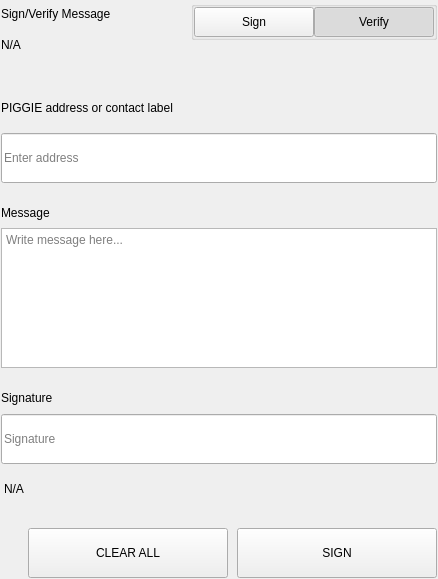
<?xml version="1.0" encoding="UTF-8"?>
<ui version="4.0">
 <class>SettingsSignMessageWidgets</class>
 <widget class="QWidget" name="SettingsSignMessageWidgets">
  <property name="geometry">
   <rect>
    <x>0</x>
    <y>0</y>
    <width>438</width>
    <height>579</height>
   </rect>
  </property>
  <property name="windowTitle">
   <string>Form</string>
  </property>
  <layout class="QVBoxLayout" name="verticalLayout">
   <property name="spacing">
    <number>0</number>
   </property>
   <property name="leftMargin">
    <number>0</number>
   </property>
   <property name="topMargin">
    <number>0</number>
   </property>
   <property name="rightMargin">
    <number>0</number>
   </property>
   <property name="bottomMargin">
    <number>0</number>
   </property>
   <item>
    <widget class="QWidget" name="left" native="true">
     <layout class="QVBoxLayout" name="verticalLayout_3">
      <property name="leftMargin">
       <number>0</number>
      </property>
      <property name="topMargin">
       <number>0</number>
      </property>
      <property name="rightMargin">
       <number>0</number>
      </property>
      <property name="bottomMargin">
       <number>0</number>
      </property>
      <item>
       <widget class="QWidget" name="container_sign" native="true">
        <layout class="QVBoxLayout" name="verticalLayout_2">
         <property name="spacing">
          <number>0</number>
         </property>
         <property name="leftMargin">
          <number>1</number>
         </property>
         <property name="topMargin">
          <number>1</number>
         </property>
         <property name="rightMargin">
          <number>1</number>
         </property>
         <property name="bottomMargin">
          <number>1</number>
         </property>
         <item>
          <layout class="QHBoxLayout" name="horizontalLayout_3" stretch="3,1">
           <property name="spacing">
            <number>40</number>
           </property>
           <item>
            <layout class="QVBoxLayout" name="verticalLayoutTitle">
             <property name="spacing">
              <number>5</number>
             </property>
             <item>
              <widget class="QLabel" name="labelTitle">
               <property name="text">
                <string>Sign/Verify Message</string>
               </property>
              </widget>
             </item>
             <item>
              <widget class="QLabel" name="labelSubtitle1">
               <property name="text">
                <string notr="true">N/A</string>
               </property>
               <property name="wordWrap">
                <bool>true</bool>
               </property>
              </widget>
             </item>
            </layout>
           </item>
           <item alignment="Qt::AlignRight|Qt::AlignTop">
            <widget class="QWidget" name="containerSwitch" native="true">
             <property name="styleSheet">
              <string notr="true">#containerSwitch{
	padding-top:9px;
}</string>
             </property>
             <layout class="QVBoxLayout" name="verticalLayout_6">
              <property name="spacing">
               <number>4</number>
              </property>
              <property name="leftMargin">
               <number>0</number>
              </property>
              <property name="topMargin">
               <number>0</number>
              </property>
              <property name="rightMargin">
               <number>0</number>
              </property>
              <property name="bottomMargin">
               <number>0</number>
              </property>
              <item alignment="Qt::AlignRight">
               <widget class="QGroupBox" name="groupBox">
                <property name="sizePolicy">
                 <sizepolicy hsizetype="Fixed" vsizetype="Preferred">
                  <horstretch>0</horstretch>
                  <verstretch>0</verstretch>
                 </sizepolicy>
                </property>
                <property name="title">
                 <string/>
                </property>
                <property name="alignment">
                 <set>Qt::AlignRight|Qt::AlignTop|Qt::AlignTrailing</set>
                </property>
                <layout class="QHBoxLayout" name="horizontalLayout_4">
                 <property name="spacing">
                  <number>0</number>
                 </property>
                 <property name="leftMargin">
                  <number>0</number>
                 </property>
                 <property name="topMargin">
                  <number>0</number>
                 </property>
                 <property name="rightMargin">
                  <number>0</number>
                 </property>
                 <property name="bottomMargin">
                  <number>0</number>
                 </property>
                 <item>
                  <widget class="QPushButton" name="pushSign">
                   <property name="minimumSize">
                    <size>
                     <width>120</width>
                     <height>30</height>
                    </size>
                   </property>
                   <property name="maximumSize">
                    <size>
                     <width>120</width>
                     <height>30</height>
                    </size>
                   </property>
                   <property name="focusPolicy">
                    <enum>Qt::NoFocus</enum>
                   </property>
                   <property name="text">
                    <string>Sign</string>
                   </property>
                   <property name="checkable">
                    <bool>true</bool>
                   </property>
                   <property name="autoExclusive">
                    <bool>true</bool>
                   </property>
                  </widget>
                 </item>
                 <item>
                  <widget class="QPushButton" name="pushVerify">
                   <property name="minimumSize">
                    <size>
                     <width>120</width>
                     <height>30</height>
                    </size>
                   </property>
                   <property name="maximumSize">
                    <size>
                     <width>120</width>
                     <height>30</height>
                    </size>
                   </property>
                   <property name="focusPolicy">
                    <enum>Qt::NoFocus</enum>
                   </property>
                   <property name="text">
                    <string>Verify</string>
                   </property>
                   <property name="checkable">
                    <bool>true</bool>
                   </property>
                   <property name="checked">
                    <bool>true</bool>
                   </property>
                   <property name="autoExclusive">
                    <bool>true</bool>
                   </property>
                  </widget>
                 </item>
                </layout>
               </widget>
              </item>
              <item alignment="Qt::AlignHCenter|Qt::AlignTop">
               <widget class="QLabel" name="labelSubtitleSwitch">
                <property name="text">
                 <string/>
                </property>
                <property name="alignment">
                 <set>Qt::AlignRight|Qt::AlignTrailing|Qt::AlignVCenter</set>
                </property>
               </widget>
              </item>
             </layout>
            </widget>
           </item>
          </layout>
         </item>
         <item>
          <spacer name="verticalSpacer_2">
           <property name="orientation">
            <enum>Qt::Vertical</enum>
           </property>
           <property name="sizeType">
            <enum>QSizePolicy::Fixed</enum>
           </property>
           <property name="sizeHint" stdset="0">
            <size>
             <width>20</width>
             <height>40</height>
            </size>
           </property>
          </spacer>
         </item>
         <item>
          <widget class="QWidget" name="containerAddress" native="true">
           <property name="sizePolicy">
            <sizepolicy hsizetype="Preferred" vsizetype="Fixed">
             <horstretch>0</horstretch>
             <verstretch>0</verstretch>
            </sizepolicy>
           </property>
           <layout class="QVBoxLayout" name="verticalLayout_5" stretch="0,0">
            <property name="spacing">
             <number>15</number>
            </property>
            <property name="leftMargin">
             <number>0</number>
            </property>
            <property name="topMargin">
             <number>0</number>
            </property>
            <property name="rightMargin">
             <number>0</number>
            </property>
            <property name="bottomMargin">
             <number>0</number>
            </property>
            <item>
             <widget class="QLabel" name="labelSubtitleAddress">
              <property name="minimumSize">
               <size>
                <width>0</width>
                <height>20</height>
               </size>
              </property>
              <property name="maximumSize">
               <size>
                <width>16777215</width>
                <height>20</height>
               </size>
              </property>
              <property name="text">
               <string>PIGGIE address or contact label</string>
              </property>
             </widget>
            </item>
            <item>
             <widget class="QLineEdit" name="addressIn_SM">
              <property name="minimumSize">
               <size>
                <width>0</width>
                <height>50</height>
               </size>
              </property>
              <property name="maximumSize">
               <size>
                <width>16777215</width>
                <height>50</height>
               </size>
              </property>
              <property name="placeholderText">
               <string>Enter address</string>
              </property>
             </widget>
            </item>
           </layout>
          </widget>
         </item>
         <item>
          <spacer name="verticalSpacer_3">
           <property name="orientation">
            <enum>Qt::Vertical</enum>
           </property>
           <property name="sizeType">
            <enum>QSizePolicy::Fixed</enum>
           </property>
           <property name="sizeHint" stdset="0">
            <size>
             <width>20</width>
             <height>20</height>
            </size>
           </property>
          </spacer>
         </item>
         <item>
          <layout class="QVBoxLayout" name="verticalLayout_9">
           <property name="spacing">
            <number>5</number>
           </property>
           <item>
            <widget class="QLabel" name="labelSubtitleMessage">
             <property name="minimumSize">
              <size>
               <width>0</width>
               <height>20</height>
              </size>
             </property>
             <property name="maximumSize">
              <size>
               <width>16777215</width>
               <height>20</height>
              </size>
             </property>
             <property name="text">
              <string>Message</string>
             </property>
            </widget>
           </item>
           <item>
            <widget class="QPlainTextEdit" name="messageIn_SM">
             <property name="minimumSize">
              <size>
               <width>0</width>
               <height>140</height>
              </size>
             </property>
             <property name="maximumSize">
              <size>
               <width>16777215</width>
               <height>140</height>
              </size>
             </property>
             <property name="placeholderText">
              <string>Write message here...</string>
             </property>
            </widget>
           </item>
          </layout>
         </item>
         <item>
          <spacer name="verticalSpacer_4">
           <property name="orientation">
            <enum>Qt::Vertical</enum>
           </property>
           <property name="sizeType">
            <enum>QSizePolicy::Fixed</enum>
           </property>
           <property name="sizeHint" stdset="0">
            <size>
             <width>20</width>
             <height>20</height>
            </size>
           </property>
          </spacer>
         </item>
         <item>
          <widget class="QWidget" name="widget" native="true">
           <property name="minimumSize">
            <size>
             <width>0</width>
             <height>75</height>
            </size>
           </property>
           <property name="maximumSize">
            <size>
             <width>16777215</width>
             <height>16777215</height>
            </size>
           </property>
           <layout class="QVBoxLayout" name="verticalLayout_4">
            <property name="leftMargin">
             <number>0</number>
            </property>
            <property name="topMargin">
             <number>0</number>
            </property>
            <property name="rightMargin">
             <number>0</number>
            </property>
            <property name="bottomMargin">
             <number>0</number>
            </property>
            <item>
             <widget class="QLabel" name="labelSubtitleSignature">
              <property name="minimumSize">
               <size>
                <width>0</width>
                <height>20</height>
               </size>
              </property>
              <property name="maximumSize">
               <size>
                <width>16777215</width>
                <height>20</height>
               </size>
              </property>
              <property name="text">
               <string>Signature</string>
              </property>
             </widget>
            </item>
            <item>
             <widget class="QLineEdit" name="signatureOut_SM">
              <property name="minimumSize">
               <size>
                <width>0</width>
                <height>50</height>
               </size>
              </property>
              <property name="placeholderText">
               <string>Signature</string>
              </property>
             </widget>
            </item>
           </layout>
          </widget>
         </item>
         <item>
          <widget class="QLabel" name="statusLabel_SM">
           <property name="styleSheet">
            <string notr="true">padding-top:5px;</string>
           </property>
           <property name="text">
            <string notr="true">N/A</string>
           </property>
          </widget>
         </item>
         <item>
          <spacer name="verticalSpacer">
           <property name="orientation">
            <enum>Qt::Vertical</enum>
           </property>
           <property name="sizeType">
            <enum>QSizePolicy::Fixed</enum>
           </property>
           <property name="sizeHint" stdset="0">
            <size>
             <width>20</width>
             <height>20</height>
            </size>
           </property>
          </spacer>
         </item>
         <item>
          <layout class="QHBoxLayout" name="horizontalLayout_7">
           <property name="spacing">
            <number>9</number>
           </property>
           <item>
            <spacer name="horizontalSpacer_5">
             <property name="orientation">
              <enum>Qt::Horizontal</enum>
             </property>
             <property name="sizeType">
              <enum>QSizePolicy::Expanding</enum>
             </property>
             <property name="sizeHint" stdset="0">
              <size>
               <width>40</width>
               <height>20</height>
              </size>
             </property>
            </spacer>
           </item>
           <item>
            <widget class="QPushButton" name="pushButtonClear">
             <property name="minimumSize">
              <size>
               <width>200</width>
               <height>50</height>
              </size>
             </property>
             <property name="focusPolicy">
              <enum>Qt::NoFocus</enum>
             </property>
             <property name="text">
              <string>CLEAR ALL</string>
             </property>
            </widget>
           </item>
           <item>
            <widget class="QPushButton" name="pushButtonSave">
             <property name="minimumSize">
              <size>
               <width>200</width>
               <height>50</height>
              </size>
             </property>
             <property name="maximumSize">
              <size>
               <width>200</width>
               <height>50</height>
              </size>
             </property>
             <property name="focusPolicy">
              <enum>Qt::NoFocus</enum>
             </property>
             <property name="text">
              <string>SIGN</string>
             </property>
            </widget>
           </item>
          </layout>
         </item>
        </layout>
       </widget>
      </item>
     </layout>
    </widget>
   </item>
  </layout>
 </widget>
 <resources/>
 <connections/>
</ui>
